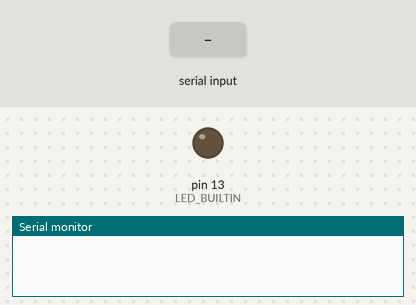
Bench run of a sketch on a simulated Arduino Uno, built with avr-gcc and run on an emulated ATmega328P. Parts: output pins drawn as LEDs (lit = HIGH), the last lines printed to the serial monitor. The inputs (shaded band) are chosen by the test bench.

Above: at 1.2 s.
1.3 s: "liga led" received over Serial
At 2.7 s:
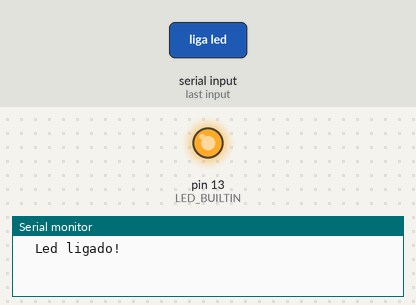
3.8 s: "desliga led" received over Serial
At 6.0 s:
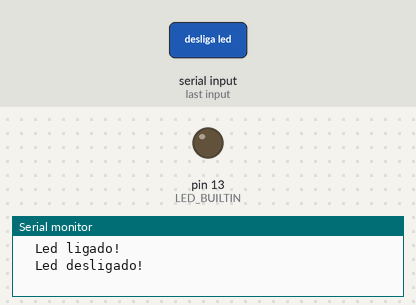
Timing chart, 0 to 7.5 s (numbered marks = the images above; inputs shaded):
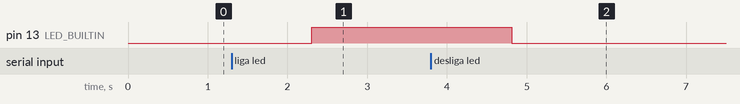

The sketch:

ligar_led.ino
```cpp
/*
  profcristiano
*/
String entrada = "";
// the setup function runs once when you press reset or power the board
void setup() {
  // initialize digital pin LED_BUILTIN as an output.
  pinMode(LED_BUILTIN, OUTPUT);
  //serial
  Serial.begin(9600);
}

// the loop function runs over and over again forever
void loop() {
  entrada =  Serial.readString();
  if(entrada=="liga led")
  {
    Serial.println("  Led ligado!");
    digitalWrite(LED_BUILTIN ,HIGH);
    entrada = "";
  }else if(entrada=="desliga led"){
    Serial.println("  Led desligado!");
    digitalWrite(LED_BUILTIN ,LOW);
    entrada = "";
  }

}
```

Measured:
- after the input at 1.3 s, pin 13 (LED_BUILTIN): LOW → HIGH after 1.0 s
- after the input at 3.8 s, pin 13 (LED_BUILTIN): HIGH → LOW after 1.0 s
